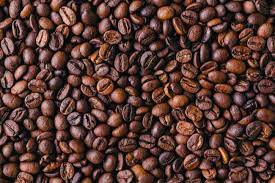
#> input picture lectura de imagen/cafe.png, 275 x 183 px
$ python index.py
#> lines starting #> are read from the running program, lines starting #| are printed output that depends on the picture
#Librería
import cv2
from cv2 import imshow
"""import pytesseract
tesseract_cmd = r'C:\Program Files (x86)\Tesseract-OCR\tesseract'"""

imgText="cafe"
#Lectura de imagen
img=cv2.imread(imgText+'.png')
#> img is the input picture: shape (183, 275, 3); mean B, G, R 50.1, 56.7, 87.7
imshow('Imagen Original',img)
img=cv2.imread(imgText+".png", cv2.IMREAD_GRAYSCALE)
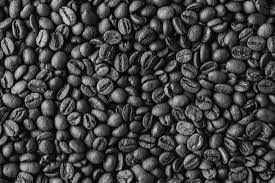
#> img: shape (183, 275); min 0, max 220, mean 65
imshow ("Imagen Escala De Grises", img)


cv2.waitKey(0)
cv2.destroyAllWindows()

$ run again, with lectura de imagen/placa.png copied over lectura de imagen/cafe.png
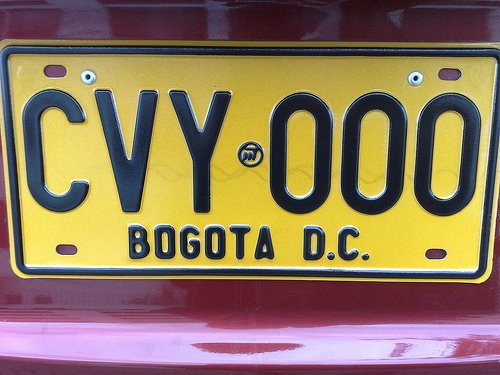
#> input picture lectura de imagen/placa.png, 500 x 375 px
#> img is the input picture: shape (375, 500, 3); mean B, G, R 93.2, 121, 144
#> `img=cv2.imread(imgText+".png", cv2.IMREAD_GRAYSCALE)`:
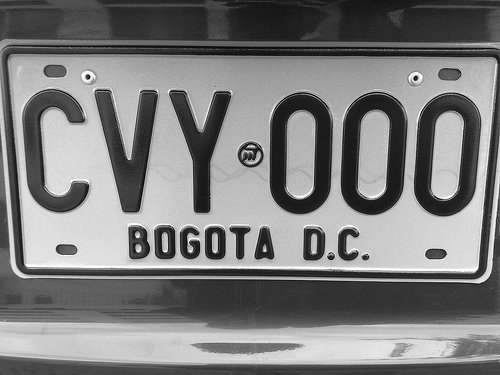
#> img: shape (375, 500); min 0, max 255, mean 124.7
